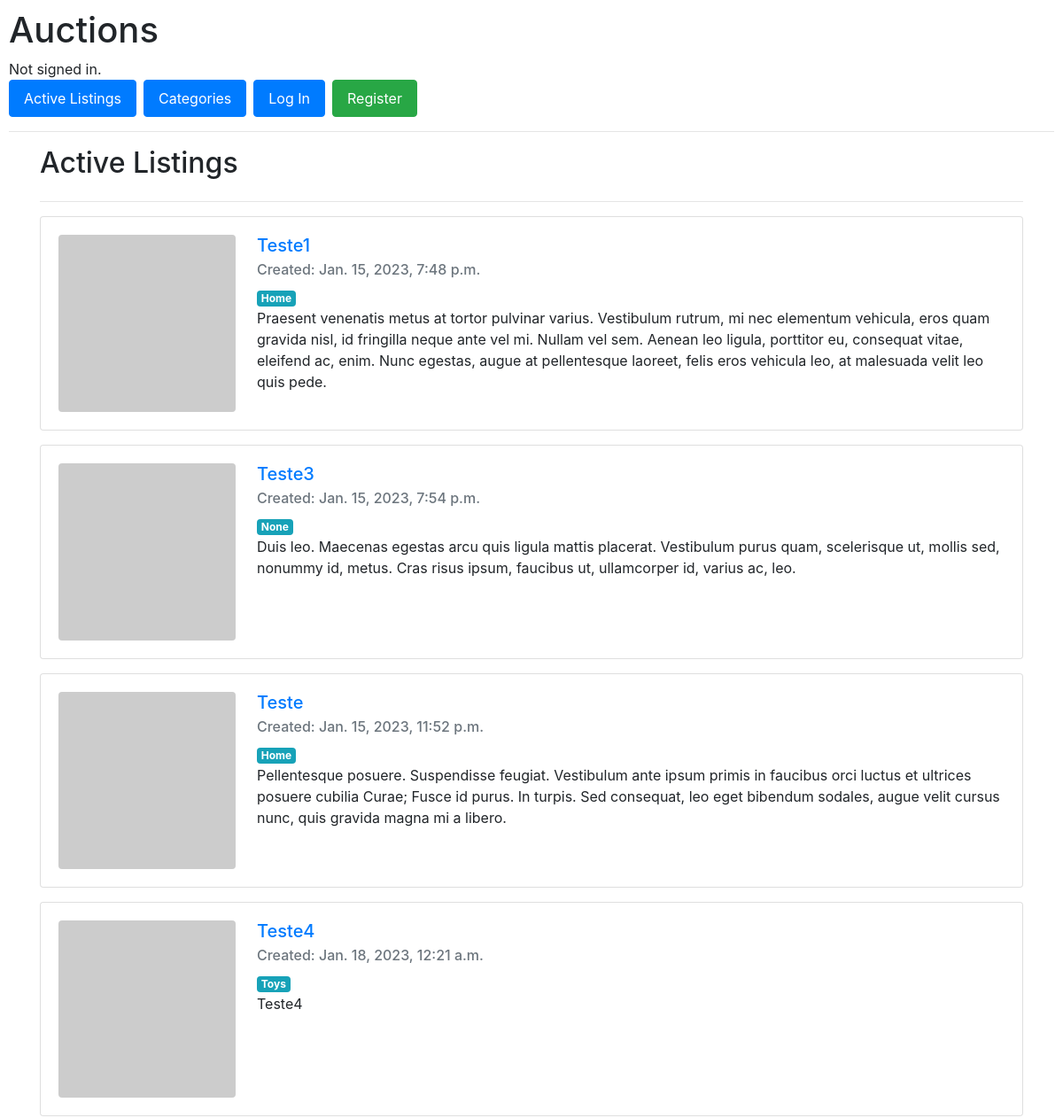
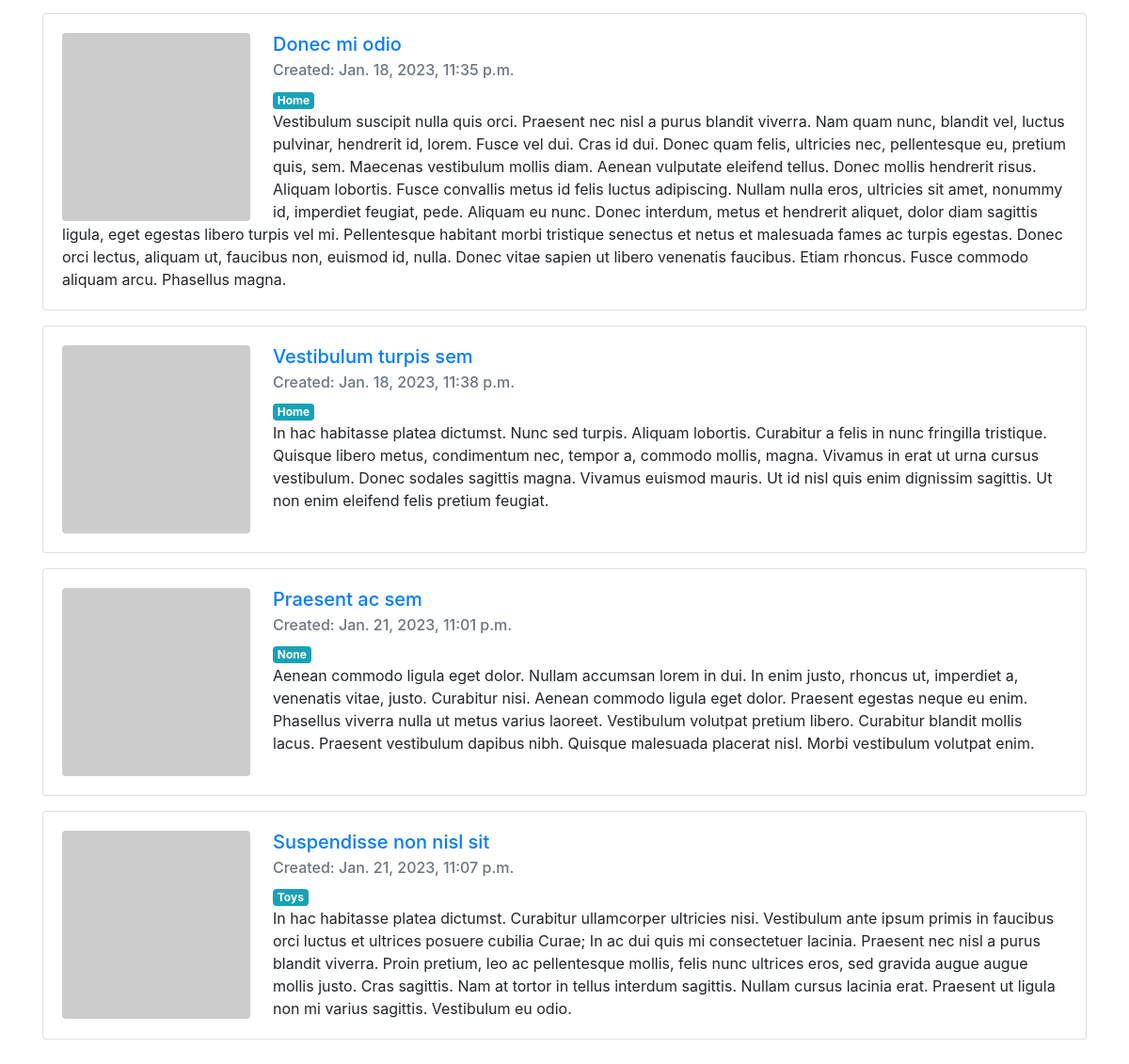
The page / on the database its author committed (2 pictures, top to bottom).
### auctions/models.py (models this page shows, shortened)
class Listing(models.Model):
    user = models.ForeignKey(to=User, on_delete=models.PROTECT)
    title = models.CharField(max_length=50)
    description = models.TextField()
    category = models.ForeignKey(to=Category, on_delete=models.PROTECT, blank=True, null=True)
    image = models.URLField(blank=True, null=True)
    starting_price = models.DecimalField(max_digits=20, decimal_places=2)
    date_created = models.DateTimeField(auto_now_add=True)
    is_active = models.BooleanField(default=True)

class Category(models.Model):
    name = models.CharField(max_length=50, unique=True)
    def __str__(self) -> str:
        return self.name
    class Meta:
        verbose_name_plural = "Categories"

### auctions/views.py (the view)
# urls.py: path("", views.index, name="index"),
def index(request):
    listings = Listing.objects.filter(is_active=True)
    return render(request, "auctions/index.html", context={
        "listings": listings,
    })

### auctions/templates/auctions/index.html
{% extends "auctions/layout.html" %}
{% block body %}
    <div class="container">
        <div class="row">
            <div class="col">
                <h2>{{ page_heading | default:"Active Listings"}}</h2>
            </div>
        </div>
        <hr>
        <div class="row">
            <div class="col">
            {% for listing in listings %}
                <div class="card mb-3">
                    <div class="card-body">
                        <img src="{{ listing.image|default:'https://dummyimage.com/200x200/404040/ffffff.jpg&text=No+Image' }}" class="img-fluid rounded float-left mr-4" style="width: 200px; height: 200px;" alt="No image">
                        <h5 class="card-title">
                            <a href="{% url 'listing_detail' listing.id %}">{{ listing.title }}</a>
                        </h5>
                        <h6 class="card-subtitle mb-2 text-muted">Created: {{ listing.date_created }}</h6>
                        <span class="badge badge-info">{{ listing.category }}</span>
                        <p class="card-text">{{ listing.description }}</p>
                    </div>
                </div>
            {% empty %}
                Sorry, no listing.
            {% endfor %}
            </div>
        </div>
    </div>
{% endblock %}

### auctions/static/auctions/styles.css (style rules this page uses)
body { padding: 10px; }

### rows shown on the page
Listing: title "Teste1", date_created "Jan. 15, 2023, 7:48 p.m.", category "Home", description "Praesent venenatis metus at tortor pulvinar varius. Vestibulum rutrum, mi nec elementum vehicula, eros quam gravida nisl, id fringilla neque ante vel mi. Nullam vel sem. Aenean leo ligula, porttitor eu, consequat vitae, eleifend ac, enim. Nunc egestas, augue at pellentesque laoreet, felis eros vehicula leo, at malesuada velit leo quis pede."
Listing: title "Teste3", date_created "Jan. 15, 2023, 7:54 p.m.", category "None", description "Duis leo. Maecenas egestas arcu quis ligula mattis placerat. Vestibulum purus quam, scelerisque ut, mollis sed, nonummy id, metus. Cras risus ipsum, faucibus ut, ullamcorper id, varius ac, leo."
Listing: title "Teste", date_created "Jan. 15, 2023, 11:52 p.m.", category "Home", description "Pellentesque posuere. Suspendisse feugiat. Vestibulum ante ipsum primis in faucibus orci luctus et ultrices posuere cubilia Curae; Fusce id purus. In turpis. Sed consequat, leo eget bibendum sodales, augue velit cursus nunc, quis gravida magna mi a libero."
Listing: title "Teste4", date_created "Jan. 18, 2023, 12:21 a.m.", category "Toys", description "Teste4"
Listing: title "Donec mi odio", date_created "Jan. 18, 2023, 11:35 p.m.", category "Home", description "Vestibulum suscipit nulla quis orci. Praesent nec nisl a purus blandit viverra. Nam quam nunc, blandit vel, luctus pulvinar, hendrerit id, lorem. Fusce vel dui. Cras id dui. Donec quam felis, ultricies nec, pellentesque eu, pretium quis, sem. Maecenas vestibulum mollis diam. Aenean vulputate eleifend tellus. Donec mollis hendrerit risus. Aliquam lobortis. Fusce convallis metus id felis luctus adipiscing. Nullam nulla eros, ultricies sit amet, nonummy id, imperdiet feugiat, pede. Aliquam eu nunc. Donec interdum, metus et hendrerit aliquet, dolor diam sagittis ligula, eget egestas libero turpis vel mi. Pellentesque habitant morbi tristique senectus et netus et malesuada fames ac turpis…"
Listing: title "Vestibulum turpis sem", date_created "Jan. 18, 2023, 11:38 p.m.", category "Home", description "In hac habitasse platea dictumst. Nunc sed turpis. Aliquam lobortis. Curabitur a felis in nunc fringilla tristique. Quisque libero metus, condimentum nec, tempor a, commodo mollis, magna. Vivamus in erat ut urna cursus vestibulum. Donec sodales sagittis magna. Vivamus euismod mauris. Ut id nisl quis enim dignissim sagittis. Ut non enim eleifend felis pretium feugiat."
Listing: title "Praesent ac sem", date_created "Jan. 21, 2023, 11:01 p.m.", category "None", description "Aenean commodo ligula eget dolor. Nullam accumsan lorem in dui. In enim justo, rhoncus ut, imperdiet a, venenatis vitae, justo. Curabitur nisi. Aenean commodo ligula eget dolor. Praesent egestas neque eu enim. Phasellus viverra nulla ut metus varius laoreet. Vestibulum volutpat pretium libero. Curabitur blandit mollis lacus. Praesent vestibulum dapibus nibh. Quisque malesuada placerat nisl. Morbi vestibulum volutpat enim."
Listing: title "Suspendisse non nisl sit", date_created "Jan. 21, 2023, 11:07 p.m.", category "Toys", description "In hac habitasse platea dictumst. Curabitur ullamcorper ultricies nisi. Vestibulum ante ipsum primis in faucibus orci luctus et ultrices posuere cubilia Curae; In ac dui quis mi consectetuer lacinia. Praesent nec nisl a purus blandit viverra. Proin pretium, leo ac pellentesque mollis, felis nunc ultrices eros, sed gravida augue augue mollis justo. Cras sagittis. Nam at tortor in tellus interdum sagittis. Nullam cursus lacinia erat. Praesent ut ligula non mi varius sagittis. Vestibulum eu odio."

### other values the page prints
{{ page_heading | default:"Active Listings" }} "Active Listings"
